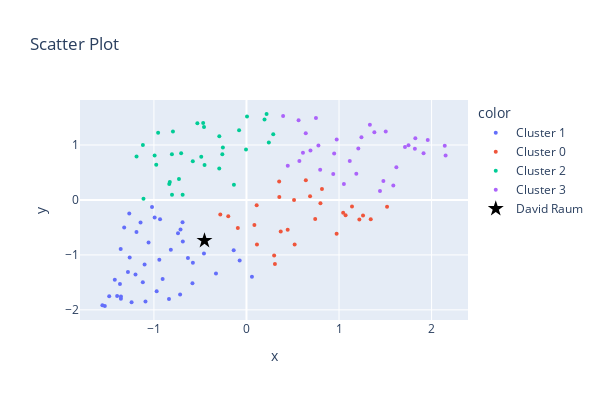

This figure's notebook cell:
### Code cell
X_team = StandardScaler().fit_transform(df_team_features_scaled)
X_player = StandardScaler().fit_transform(df_player_features_scaled)

model = KMeans(n_clusters=4).fit(X_team)
teams_labeled = model.predict(X_team)
teams_labeled_str = [f"Cluster {label}" for label in teams_labeled]

fig = px.scatter(
    x=X_team[:,0], 
    y=X_team[:,1],
    color=teams_labeled_str,            
    hover_name=df_team_info_squad["Team"],         
    title="Scatter Plot",
    width=600, height=400
)
fig.update_traces(marker_size=4)
fig.add_trace(
    go.Scatter(
        x=[X_player[raum_idx,0]], 
        y=[X_player[raum_idx,1]], 
        mode='markers',
        marker=dict(color='black', size=12, symbol='star'),
        name="David Raum",
        hovertext="David Raum"
    )
)

fig.show()

### Figure 1 — Plotly figure (JSON) as saved in the notebook; plotly's stock layout.template omitted (floating-point values rounded to 4 significant figures)
{"data": [{"hovertemplate": "<b>%{hovertext}</b><br><br>color=Cluster 1<br>x=%{x}<br>y=%{y}<extra></extra>", "hovertext": ["Manchester City", "Arsenal", "Manchester Utd", "Newcastle Utd", "Liverpool", "Brighton", "Tottenham", "Bayern Munich", "Dortmund", "RB Leipzig", "M'Gladbach", "Barcelona", "Real Madrid", "Atlético Madrid", "Villarreal", "Girona", "Paris S-G", "Lens", "Marseille", "Rennes", "Lille", "Monaco", "Lyon", "Napoli", "Lazio", "Inter", "Milan", "Atalanta", "Juventus", "Fiorentina", "Bologna", "Monza", "Sassuolo", "Feyenoord", "PSV Eindhoven", "Ajax", "AZ Alkmaar", "Twente", "Benfica", "Porto", "Braga", "Sporting CP"], "legendgroup": "Cluster 1", "marker": {"color": "#636efa", "size": 4, "symbol": "circle"}, "mode": "markers", "name": "Cluster 1", "orientation": "v", "showlegend": true, "type": "scatter", "x": [-1.241, -1.356, -0.6876, -0.6323, -0.8372, -0.7169, -0.7398, -1.397, -1.199, -1.188, -1.266, -1.091, -1.557, -1.058, -1.321, -0.9336, -1.531, -0.9056, -0.3295, -0.5835, -0.9703, -0.07352, 0.05902, -1.357, -1.144, -0.8171, -0.5791, -0.138, -0.7124, -0.4594, -0.6907, -0.9921, -1.02, -1.423, -1.281, -1.483, -1.359, -0.9414, -1.12, -1.101, -1.262, -1.367], "xaxis": "x", "y": [-1.859, -1.759, -0.7559, -1.059, -1.804, -1.722, -0.6069, -1.746, -1.355, -0.5832, -0.2454, -1.849, -1.914, -0.7761, -0.5028, -0.3492, -1.93, -1.439, -1.337, -1.518, -1.661, -1.101, -1.396, -1.797, -0.4119, -0.9073, -1.141, -0.9152, -0.5374, -0.9733, -0.4068, -0.3201, -0.1292, -1.452, -1.312, -1.753, -0.8924, -1.087, -1.497, -1.175, -1.046, -1.529], "yaxis": "y"}, {"hovertemplate": "<b>%{hovertext}</b><br><br>color=Cluster 0<br>x=%{x}<br>y=%{y}<extra></extra>", "hovertext": ["Aston Villa", "Fulham", "Crystal Palace", "Chelsea", "Leicester City", "Real Sociedad", "Betis", "Osasuna", "Athletic Club", "Rayo Vallecano", "Sevilla", "Celta Vigo", "Valencia", "Clermont Foot", "Nice", "Lorient", "Reims", "Montpellier", "Toulouse", "Brest", "Strasbourg", "Nantes", "Auxerre", "Troyes", "Angers", "Roma", "Udinese"], "legendgroup": "Cluster 0", "marker": {"color": "#EF553B", "size": 4, "symbol": "circle"}, "mode": "markers", "name": "Cluster 0", "orientation": "v", "showlegend": true, "type": "scatter", "x": [0.514, -0.2828, 0.8156, 0.299, 0.3549, 0.08568, 0.7991, 0.3534, 0.1133, 0.3701, -0.09321, 0.7428, 0.4453, 1.045, 0.3074, 0.6872, 0.5205, 1.071, 0.9741, 1.259, 1.22, 1.343, 1.519, 0.6414, 1.14, -0.1966, 0.1103], "xaxis": "x", "y": [-0.0001173, -0.2654, 0.1973, -1.011, 0.05439, -0.454, -0.05991, 0.3373, -0.8104, -0.5735, -0.5104, -0.3488, -0.5417, -0.2318, -1.168, 0.06894, -0.809, -0.2796, -0.613, -0.2824, -0.3576, -0.3498, -0.1246, 0.3587, -0.118, -0.2991, -0.0984], "yaxis": "y"}, {"hovertemplate": "<b>%{hovertext}</b><br><br>color=Cluster 2<br>x=%{x}<br>y=%{y}<extra></extra>", "hovertext": ["Brentford", "West Ham", "Nott'ham Forest", "Union Berlin", "Freiburg", "Leverkusen", "Eint Frankfurt", "Wolfsburg", "Mainz 05", "Köln", "Hoffenheim", "Werder Bremen", "Bochum", "Augsburg", "Stuttgart", "Schalke 04", "Hertha BSC", "Espanyol", "Torino", "Lecce", "Hellas Verona", "Cremonese", "Sparta R'dam", "Utrecht", "Heerenveen", "Vitesse", "Go Ahead Eag", "NEC Nijmegen", "Fortuna Sittard", "Volendam", "Excelsior", "Gil Vicente FC"], "legendgroup": "Cluster 2", "marker": {"color": "#00cc96", "size": 4, "symbol": "circle"}, "mode": "markers", "name": "Cluster 2", "orientation": "v", "showlegend": true, "type": "scatter", "x": [-0.7058, -0.294, 0.2895, -0.9545, -1.119, -1.113, -0.4529, -0.9922, -0.7945, -0.4885, -0.2608, -0.8055, -0.4678, -0.4587, -0.6896, -0.5306, -0.07979, -0.2549, -0.8044, 0.2173, 0.005874, 0.1952, -1.188, -0.9749, -0.8282, -0.7293, -0.5799, -0.8342, -0.005, -0.2934, 0.2416, -0.1357], "xaxis": "x", "y": [0.8487, 0.5719, 1.196, 1.22, 0.9983, 0.01994, 0.6371, 0.809, 1.246, 0.7838, 0.8299, 0.8307, 1.401, 1.325, 0.09345, 1.395, 1.27, 0.9553, 0.09605, 1.564, 1.519, 1.464, 0.7907, 0.638, 0.3273, 0.3802, 0.7034, 0.2916, 0.9156, 1.159, 1.046, 0.2773], "yaxis": "y"}, {"hovertemplate": "<b>%{hovertext}</b><br><br>color=Cluster 3<br>x=%{x}<br>y=%{y}<extra></extra>", "hovertext": ["Wolves", "Bournemouth", "Everton", "Leeds United", "Southampton", "Mallorca", "Cádiz", "Getafe", "Almería", "Valladolid", "Elche", "Ajaccio", "Empoli", "Salernitana", "Spezia", "Sampdoria", "RKC Waalwijk", "Emmen", "Cambuur", "Groningen", "Arouca", "Vitória", "Chaves", "Famalicão", "Boavista", "Casa Pia", "Vizela", "Rio Ave", "Estoril", "Portimonense", "Marítimo", "Paços", "Santa Clara"], "legendgroup": "Cluster 3", "marker": {"color": "#ab63fa", "size": 4, "symbol": "circle"}, "mode": "markers", "name": "Cluster 3", "orientation": "v", "showlegend": true, "type": "scatter", "x": [1.187, 0.7963, 1.48, 1.587, 1.053, 0.6405, 0.3959, 0.5631, 0.4462, 1.443, 1.619, 0.7505, 0.9374, 0.9475, 1.116, 0.9747, 0.5716, 0.6104, 0.7773, 0.6915, 1.208, 1.958, 2.142, 1.913, 1.713, 1.505, 1.382, 1.82, 1.751, 1.242, 2.152, 1.824, 1.333], "xaxis": "x", "y": [0.4749, 0.55, 0.3453, 0.2632, 0.292, 1.213, 1.528, 1.449, 0.6213, 0.1635, 0.5958, 1.491, 0.4724, 0.847, 0.7071, 1.101, 0.7102, 0.8589, 0.9895, 0.8977, 0.9347, 1.09, 0.9849, 0.8474, 0.9615, 1.247, 1.232, 0.9295, 0.9955, 1.142, 0.809, 1.123, 1.369], "yaxis": "y"}, {"hovertext": "David Raum", "marker": {"color": "black", "size": 12, "symbol": "star"}, "mode": "markers", "name": "David Raum", "type": "scatter", "x": [-0.4535], "y": [-0.7404]}], "layout": {"height": 400, "legend": {"title": {"text": "color"}, "tracegroupgap": 0}, "title": {"text": "Scatter Plot"}, "width": 600, "xaxis": {"anchor": "y", "domain": [0, 1], "title": {"text": "x"}}, "yaxis": {"anchor": "x", "domain": [0, 1], "title": {"text": "y"}}}}
